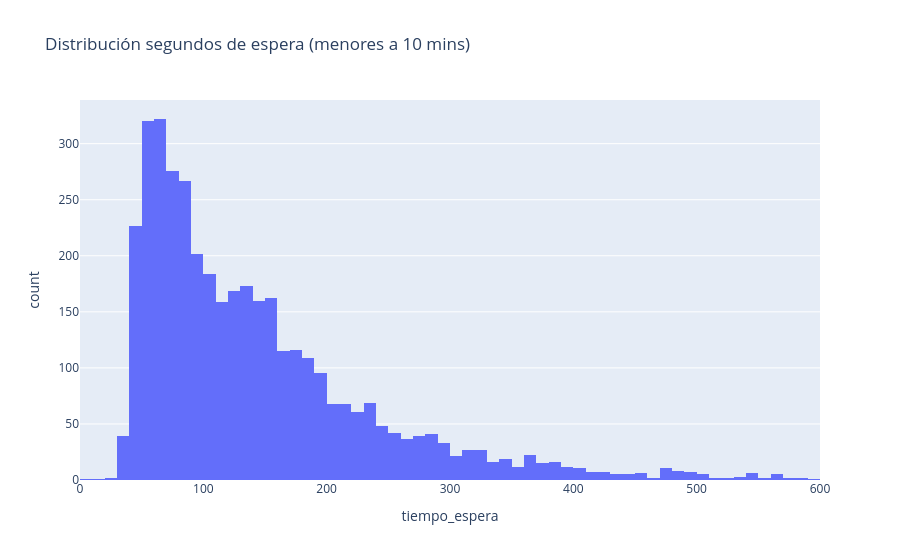

This figure's notebook cell:
### Code cell
px.histogram(df_original[df_original.tiempo_espera < 10 * 60], 'tiempo_espera', title='Distribución segundos de espera (menores a 10 mins)')

### Figure 1 — Plotly figure (JSON) as saved in the notebook; plotly's stock layout.template omitted (floating-point values rounded to 4 significant figures; data arrays with more than 128 entries replaced by an {"elided": "..."} marker saying what was removed)
{"data": [{"bingroup": "x", "hovertemplate": "tiempo_espera=%{x}<br>count=%{y}<extra></extra>", "legendgroup": "", "marker": {"color": "#636efa", "pattern": {"shape": ""}}, "name": "", "orientation": "v", "showlegend": false, "type": "histogram", "x": {"elided": "3891 float values"}, "xaxis": "x", "yaxis": "y"}], "layout": {"barmode": "relative", "legend": {"tracegroupgap": 0}, "title": {"text": "Distribución segundos de espera (menores a 10 mins)"}, "xaxis": {"anchor": "y", "domain": [0, 1], "title": {"text": "tiempo_espera"}}, "yaxis": {"anchor": "x", "domain": [0, 1], "title": {"text": "count"}}}}
